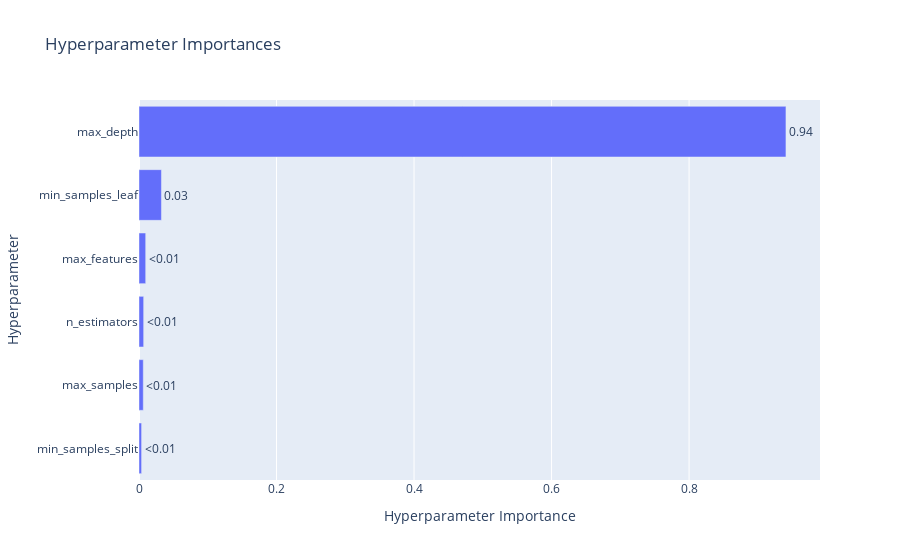

The notebook cell saved with this chart:
### Code cell
optuna.visualization.plot_param_importances(study)

### Figure 1 — Plotly figure (JSON) as saved in the notebook; plotly's stock layout.template omitted (floating-point values rounded to 4 significant figures)
{"data": [{"cliponaxis": false, "hovertemplate": ["min_samples_split (IntDistribution): 0.0037735708271769454<extra></extra>", "max_samples (FloatDistribution): 0.006217707715169295<extra></extra>", "n_estimators (IntDistribution): 0.006772897599294967<extra></extra>", "max_features (CategoricalDistribution): 0.009733893544988256<extra></extra>", "min_samples_leaf (IntDistribution): 0.03262894441942141<extra></extra>", "max_depth (IntDistribution): 0.9408729858939491<extra></extra>"], "name": "Objective Value", "orientation": "h", "text": ["<0.01", "<0.01", "<0.01", "<0.01", "0.03", "0.94"], "textposition": "outside", "type": "bar", "x": [0.003774, 0.006218, 0.006773, 0.009734, 0.03263, 0.9409], "y": ["min_samples_split", "max_samples", "n_estimators", "max_features", "min_samples_leaf", "max_depth"]}], "layout": {"title": {"text": "Hyperparameter Importances"}, "xaxis": {"title": {"text": "Hyperparameter Importance"}}, "yaxis": {"title": {"text": "Hyperparameter"}}}}
